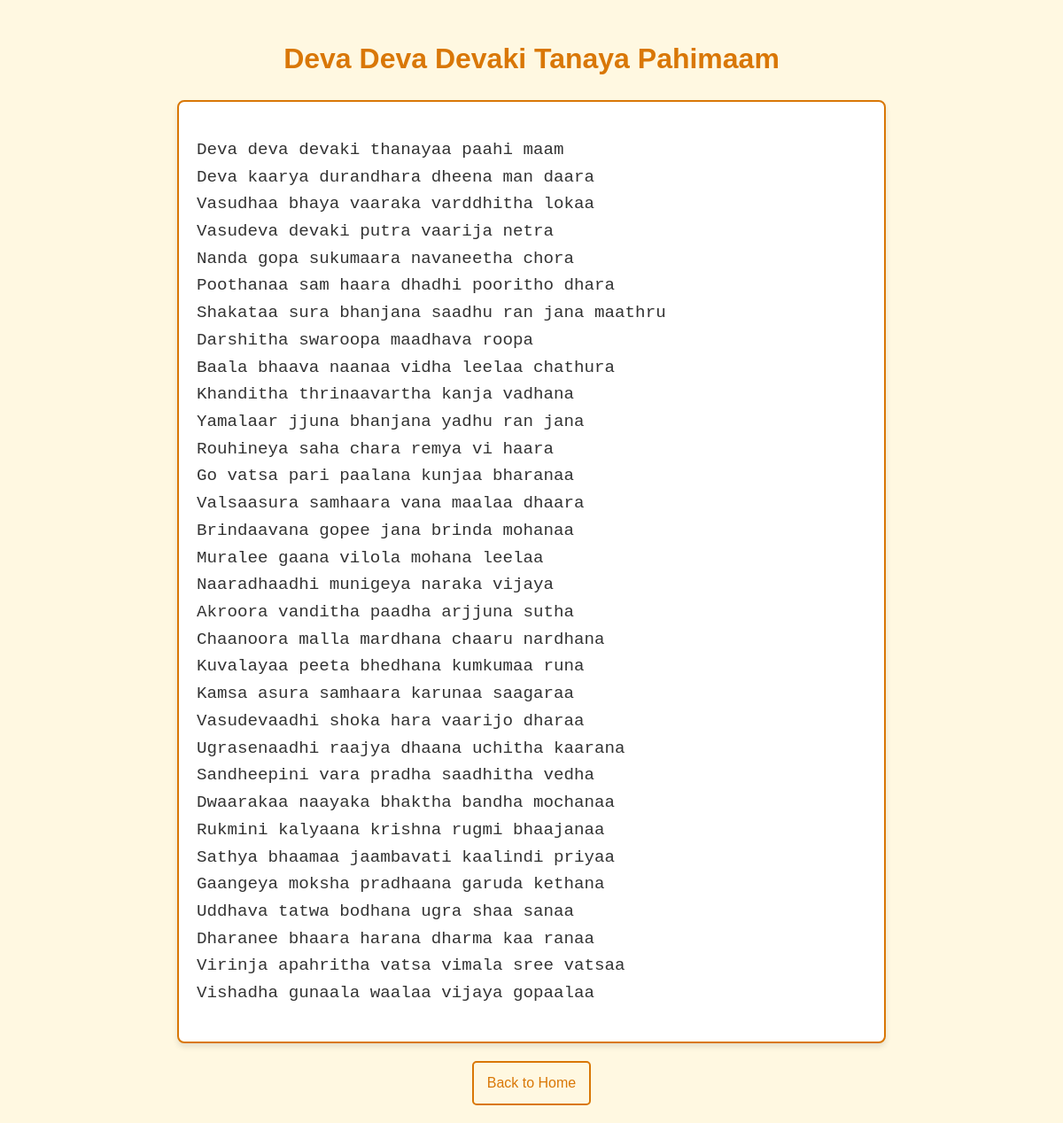
/song/8, run on the app's committed database.
### tables this page shows
CREATE TABLE songs (
    id INTEGER PRIMARY KEY AUTOINCREMENT,
    title TEXT NOT NULL,
    lyrics TEXT NOT NULL
);

### app.py (the view)
@app.route('/song/<int:song_id>')
def song(song_id):
    conn = get_db_connection()
    song = conn.execute("SELECT * FROM songs WHERE id = ?", (song_id,)).fetchone()
    conn.close()
    if not song:
        return "Song not found!", 404
    return render_template('song.html', song=song)

### app.py (called while the page is built)
def get_db_connection():
    conn = sqlite3.connect('songs.db')
    conn.row_factory = sqlite3.Row
    return conn

### templates/song.html (shortened to what this page needs)
<!DOCTYPE html>
<html lang="en">
<head>
    <link rel="stylesheet" href="/static/style.css">
</head>
<body>
    <div class="container">
        <h1 class="song-title">{{ song.title }}</h1>
        <div class="lyrics-container">
            <pre class="lyrics">{{ song.lyrics }}</pre>
        </div>
        <a href="/" class="back-link">Back to Home</a>
    </div>
</body>
</html>

### static/style.css (style rules this page uses)
body { font-family: Arial, sans-serif; margin: 0; padding: 0; background-color: #fff8e1; color: #333; line-height: 1.6; }
.container { max-width: 800px; margin: 0 auto; padding: 20px; text-align: center; }
h1.song-title { font-size: 2rem; color: #d97706; margin-bottom: 20px; }
.lyrics-container { background-color: #ffffff; border: 2px solid #d97706; border-radius: 8px; padding: 20px; margin-bottom: 20px; box-shadow: 0px 4px 6px rgba(0, 0, 0, 0.1); text-align: left; overflow-x: auto; }
pre.lyrics { font-size: 1.2rem; white-space: pre-wrap; word-wrap: break-word; }
a.back-link { font-size: 1rem; color: #d97706; text-decoration: none; border: 2px solid #d97706; border-radius: 5px; padding: 10px 15px; display: inline-block; transition: all 0.3s ease; }
h1 { font-size: 2rem; color: #d97706; margin-bottom: 20px; }

### data on the page
songs: title "Deva Deva Devaki Tanaya Pahimaam", lyrics "Deva deva devaki thanayaa paahi maam Deva kaarya durandhara dheena man daara Vasudhaa bhaya vaaraka varddhitha lokaa Vasudeva devaki putra vaarija netra Nanda gopa sukumaara navaneetha chora Poothanaa sam haara dhadhi pooritho dhara Shakataa sura bhanjana saadhu ran jana maathru Darshitha swaroopa maadhava roopa Baala bhaava naanaa vidha leelaa chathura Khanditha thrinaavartha kanja vadhana Yamalaar jjuna bhanjana yadhu ran jana Rouhineya saha chara remya vi haara Go vatsa pari paalana kunjaa bharanaa Valsaasura samhaara vana maalaa dhaara Brindaavana gopee jana brinda mohanaa Muralee gaana vilola mohana leelaa Naaradhaadhi munigeya naraka vijaya Akroora vanditha paadha arjjuna sutha…"
